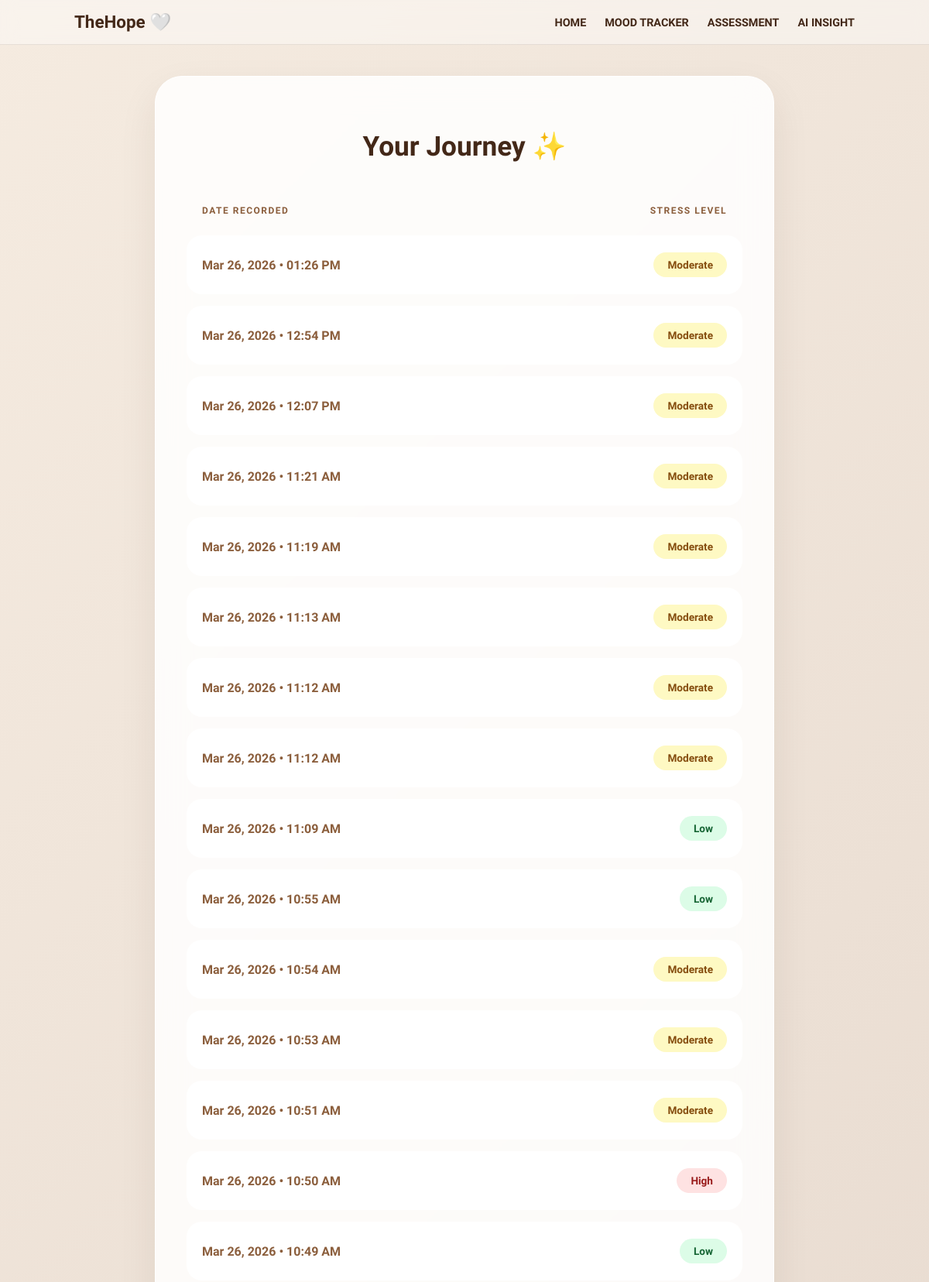
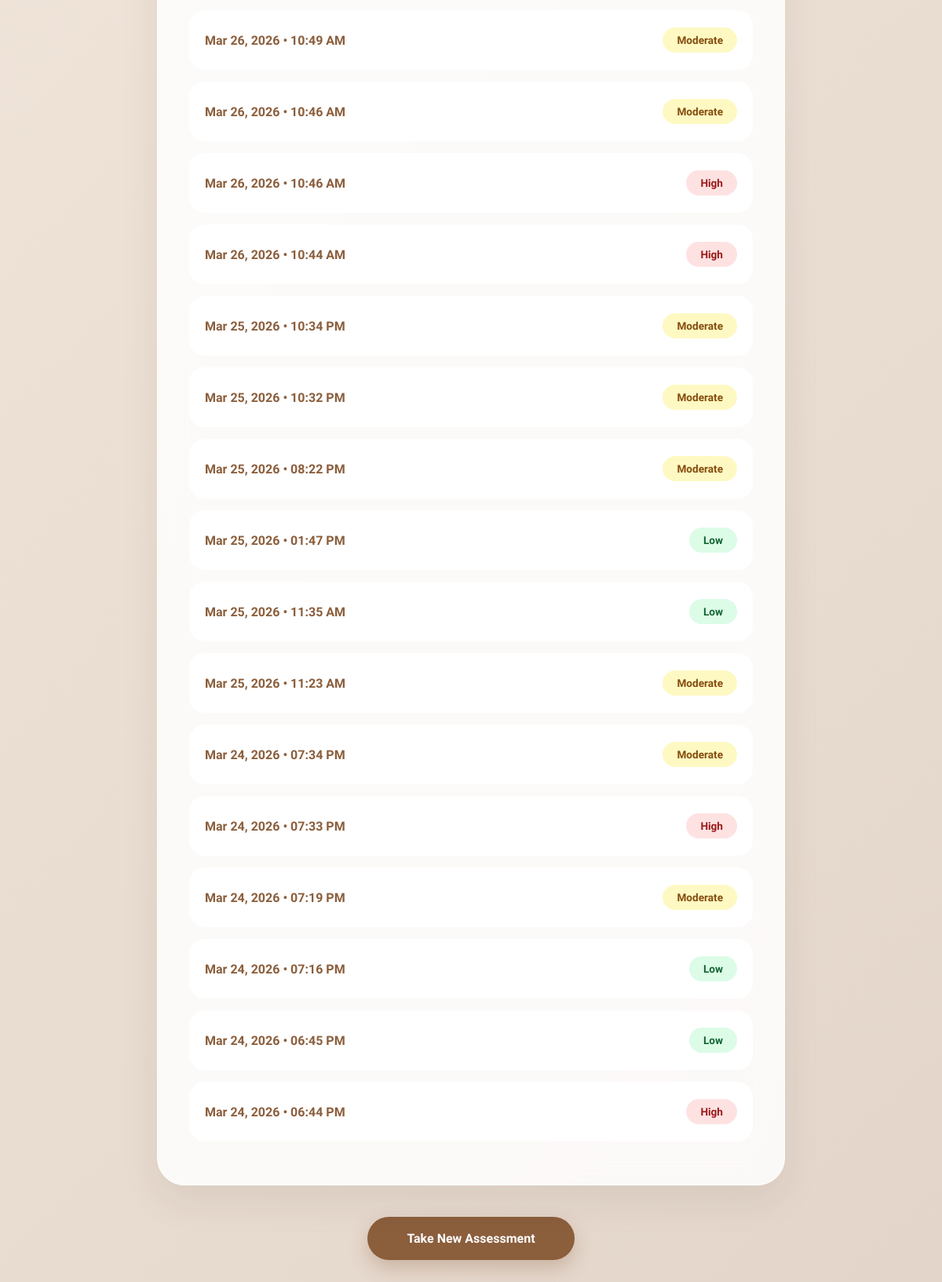
The app's page /assessment/history/ (signed in) with its own data (2 pictures, top to bottom).
### mental_assessment/models.py (models this page shows, shortened)
class Assessment(models.Model):
    user = models.ForeignKey(User, on_delete=models.CASCADE)
    q1  = models.IntegerField(default=0)
    q2  = models.IntegerField(default=0)
    q3  = models.IntegerField(default=0)
    q4  = models.IntegerField(default=0)
    q5  = models.IntegerField(default=0)
    q6  = models.IntegerField(default=0)
    q7  = models.IntegerField(default=0)
    q8  = models.IntegerField(default=0)
    q9  = models.IntegerField(default=0)
    q10 = models.IntegerField(default=0)
    q11 = models.IntegerField(default=0)
    q12 = models.IntegerField(default=0)
    q13 = models.IntegerField(default=0)
    q14 = models.IntegerField(default=0)
    q15 = models.IntegerField(default=0)
    q16 = models.IntegerField(default=0)
    q17 = models.IntegerField(default=0)
    q18 = models.IntegerField(default=0)
    q19 = models.IntegerField(default=0)
    q20 = models.IntegerField(default=0)
    score            = models.IntegerField(default=0)
    level            = models.CharField(max_length=20, default="Low")
    stress_score     = models.IntegerField(default=0)
    depression_score = models.IntegerField(default=0)
    sleep_score      = models.IntegerField(default=0)
    social_score     = models.IntegerField(default=0)
    focus_score      = models.IntegerField(default=0)
    date = models.DateTimeField(auto_now_add=True)

### mental_assessment/views.py (the view)
# urls.py: path('history/', views.assessment_history, name="assessment_history"),
@login_required(login_url="/accounts/login/")
def assessment_history(request):
    assessments = Assessment.objects.filter(user=request.user).order_by("-date")
    return render(request, "assessment_history.html", {"assessments": assessments})

### templates/assessment_history.html (shortened to what this page needs)
{% load static %}
<!DOCTYPE html>
<html lang="en">
<head>
</head>
<body>
    <div class="emoji-background" id="emojiContainer"></div>
    <header class="header">
        <h1>TheHope 🤍</h1>
        <nav>
            <a href="/">HOME</a>
            <a href="/mood/">MOOD TRACKER</a>
            <a href="/assessment/">ASSESSMENT</a>
            <a href="/ai-mood">AI INSIGHT</a>
        </nav>
    </header>
    <div class="assessment-container">
        <h2>Your Journey ✨</h2>
        <table class="history-table">
            <thead>
                <tr>
                    <th>Date Recorded</th>
                    <th style="text-align: right;">Stress Level</th>
                </tr>
            </thead>
            <tbody>
                {% for a in assessments %}
                <tr class="history-row">
                    <td style="color: #8b5e3c;">{{ a.date|date:"M d, Y • h:i A" }}</td>
                    <td>
                        <span class="status-pill status-{{ a.level|lower }}">
                            {{ a.level|title }}
                        </span>
                    </td>
                </tr>
                {% endfor %}
            </tbody>
        </table>
    </div>
    <div class="footer-action">
        <a href="/assessment/" class="action-btn">Take New Assessment</a>
    </div>
</body>
</html>

### templates/assessment_history.html (style rules this page uses)
:root { --primary-brown: #8b5e3c; --bg-light-brown: #f5ebe0; --card-text: #432818; }
* { box-sizing: border-box; transition: all 0.3s ease; }
body { font-family: 'Plus Jakarta Sans', sans-serif; margin: 0; background: linear-gradient(135deg, #f5ebe0 0%, #e3d5ca 100%); background-attachment: fixed; min-height: 100vh; color: var(--card-text); overflow-x: hidden; position: relative; }
.emoji-background { position: fixed; top: 0; left: 0; width: 100%; height: 100%; z-index: -1; pointer-events: none; }
.header { display: flex; justify-content: space-between; align-items: center; padding: 15px 8%; background: rgba(255, 255, 255, 0.4); backdrop-filter: blur(10px); border-bottom: 1px solid rgba(67, 40, 24, 0.1); position: sticky; top: 0; z-index: 100; }
.header h1 { color: var(--card-text); font-weight: 800; margin: 0; font-size: 1.4rem; }
.header nav a { margin-left: 20px; text-decoration: none; color: var(--card-text); font-weight: 700; font-size: 0.9rem; }
.assessment-container { max-width: 800px; margin: 40px auto; padding: 40px; background: rgba(255, 255, 255, 0.85); backdrop-filter: blur(20px); border-radius: 35px; box-shadow: 0 20px 50px rgba(67, 40, 24, 0.08); border: 1px solid white; }
h2 { font-weight: 800; text-align: center; margin-bottom: 30px; font-size: 2.2rem; }
.history-table { width: 100%; border-collapse: separate; border-spacing: 0 15px; }
.history-table th { padding: 10px 20px; text-align: left; color: var(--primary-brown); font-weight: 800; text-transform: uppercase; font-size: 0.75rem; letter-spacing: 1.5px; }
.history-table tr td { background: white; padding: 22px 20px; font-weight: 600; }
.history-table tr td:first-child { border-radius: 20px 0 0 20px; }
.history-table tr td:last-child { border-radius: 0 20px 20px 0; text-align: right; }
.status-pill { padding: 8px 18px; border-radius: 50px; font-size: 0.85rem; font-weight: 800; display: inline-block; }
.status-low { background: #dcfce7; color: #166534; }
.status-moderate { background: #fef9c3; color: #854d0e; }
.status-high { background: #fee2e2; color: #991b1b; }
.footer-action { text-align: center; margin: 40px 0 80px 0; }
.action-btn { display: inline-block; background: var(--primary-brown); color: white; padding: 18px 50px; border-radius: 50px; text-decoration: none; font-weight: 800; box-shadow: 0 10px 25px rgba(139, 94, 60, 0.3); }

### records on screen
Assessment: date "Mar 26, 2026 • 01:26 PM", level "Moderate"
Assessment: date "Mar 26, 2026 • 12:54 PM", level "Moderate"
Assessment: date "Mar 26, 2026 • 12:07 PM", level "Moderate"
Assessment: date "Mar 26, 2026 • 11:21 AM", level "Moderate"
Assessment: date "Mar 26, 2026 • 11:19 AM", level "Moderate"
Assessment: date "Mar 26, 2026 • 11:13 AM", level "Moderate"
Assessment: date "Mar 26, 2026 • 11:12 AM", level "Moderate"
Assessment: date "Mar 26, 2026 • 11:12 AM", level "Moderate"
Assessment: date "Mar 26, 2026 • 11:09 AM", level "Low"
Assessment: date "Mar 26, 2026 • 10:55 AM", level "Low"
Assessment: date "Mar 26, 2026 • 10:54 AM", level "Moderate"
Assessment: date "Mar 26, 2026 • 10:53 AM", level "Moderate"
Assessment: date "Mar 26, 2026 • 10:51 AM", level "Moderate"
Assessment: date "Mar 26, 2026 • 10:50 AM", level "High"
Assessment: date "Mar 26, 2026 • 10:49 AM", level "Low"
Assessment: date "Mar 26, 2026 • 10:49 AM", level "Moderate"
Assessment: date "Mar 26, 2026 • 10:46 AM", level "Moderate"
Assessment: date "Mar 26, 2026 • 10:46 AM", level "High"
Assessment: date "Mar 26, 2026 • 10:44 AM", level "High"
Assessment: date "Mar 25, 2026 • 10:34 PM", level "Moderate"
Assessment: date "Mar 25, 2026 • 10:32 PM", level "Moderate"
Assessment: date "Mar 25, 2026 • 08:22 PM", level "Moderate"
Assessment: date "Mar 25, 2026 • 01:47 PM", level "Low"
Assessment: date "Mar 25, 2026 • 11:35 AM", level "Low"
Assessment: date "Mar 25, 2026 • 11:23 AM", level "Moderate"
Assessment: date "Mar 24, 2026 • 07:34 PM", level "Moderate"
Assessment: date "Mar 24, 2026 • 07:33 PM", level "High"
Assessment: date "Mar 24, 2026 • 07:19 PM", level "Moderate"
Assessment: date "Mar 24, 2026 • 07:16 PM", level "Low"
Assessment: date "Mar 24, 2026 • 06:45 PM", level "Low"
Assessment: date "Mar 24, 2026 • 06:44 PM", level "High"
